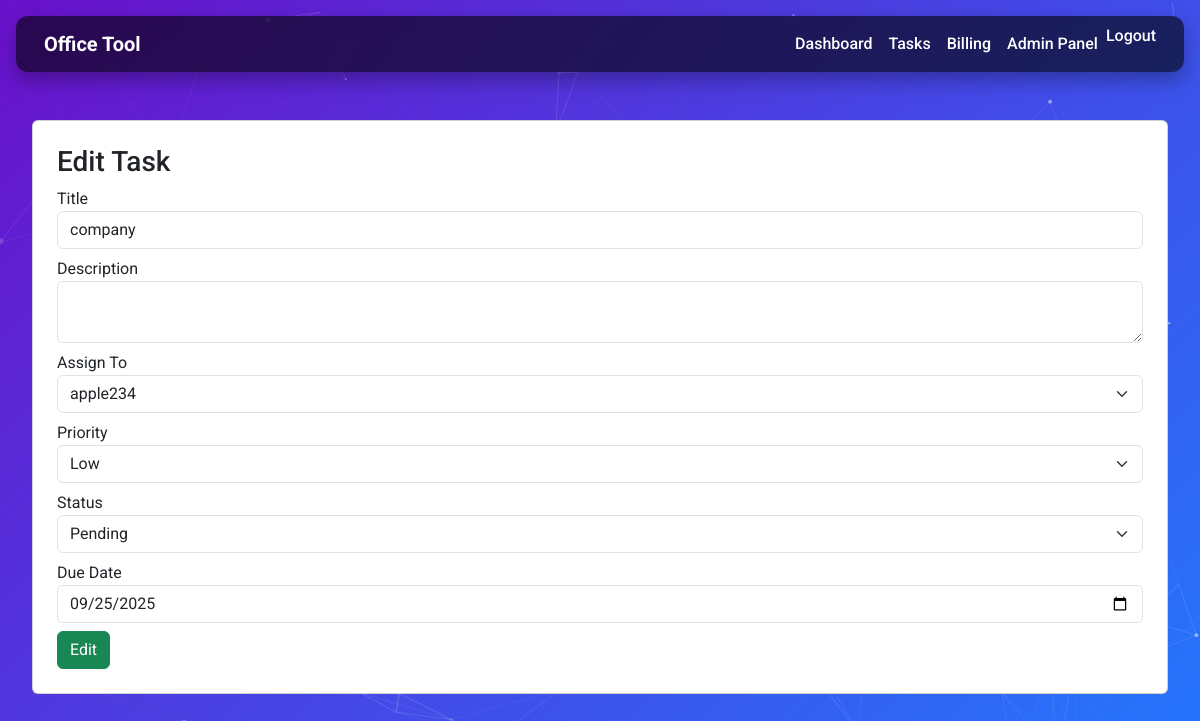
Page /tasks/edit/3 (signed in) on the committed database.
### models.py (models this page shows, shortened)
class Task(db.Model):
    id = db.Column(db.Integer, primary_key=True)
    title = db.Column(db.String(200), nullable=False)
    description = db.Column(db.Text)
    user_id = db.Column(db.Integer, db.ForeignKey("user.id"), nullable=False)  # creator
    assigned_to = db.Column(db.Integer, db.ForeignKey("user.id"), nullable=True)  # assignee
    status = db.Column(db.String(50), default="Pending")
    priority = db.Column(db.String(50), default="Medium")
    due_date = db.Column(db.Date, nullable=True, default=None)
    deletion_requested = db.Column(db.Boolean, default=False)
    assigned_user = db.relationship(
        "User",
        foreign_keys=[assigned_to],
        backref="tasks_assigned_to",
        overlaps="assigned_tasks,assignee,created_tasks,creator"
    )

### routes/tasks.py (the view, shortened to what this page needs)
@tasks_bp.route("/edit/<int:task_id>", methods=["GET","POST"])
@login_required
def edit_task(task_id):
    task = Task.query.get_or_404(task_id)
    form = TaskForm(obj=task)
    form.assigned_to.choices = [(u.id, u.username) for u in User.query.all()]
    form.assigned_to.data = task.user_id
    return render_template("task_form.html", form=form, action="Edit")

### forms/user_forms.py
class TaskForm(FlaskForm):
    title = StringField("Title", validators=[DataRequired()])
    description = TextAreaField("Description")
    assigned_to = SelectField("Assign To", coerce=int, validators=[DataRequired()])
    priority = SelectField(
        "Priority",
        choices=[("Low", "Low"), ("Medium", "Medium"), ("High", "High")],
        validators=[DataRequired()]
    )
    status = SelectField(
        "Status",
        choices=[("Pending", "Pending"), ("Completed", "Completed")],
        validators=[DataRequired()]
    )
    due_date = DateField(
        "Due Date",
        format="%Y-%m-%d",
        render_kw={"placeholder": "YYYY-MM-DD"}
    )
    submit = SubmitField("Submit")

class LogoutForm(FlaskForm):
    submit = SubmitField("Logout")

### app.py (called while the page is built)
@login_manager.user_loader
def load_user(user_id):
    return User.query.get(int(user_id))

@app.context_processor
def inject_forms():
    return dict(logout_form=LogoutForm())

@app.context_processor
def inject_now():
    return {'now': datetime.utcnow}

### templates/task_form.html (shortened to what this page needs)
{% extends "layout.html" %}
{% block content %}
<div class="card p-4">
    <h3>{{ action }} Task</h3>
    <form method="POST">
        <div class="mb-2">{{ form.title.label }} {{ form.title(class="form-control") }}</div>
        <div class="mb-2">{{ form.description.label }} {{ form.description(class="form-control") }}</div>
        <div class="mb-2">{{ form.assigned_to.label }} {{ form.assigned_to(class="form-select") }}</div>
        <div class="mb-2">{{ form.priority.label }} {{ form.priority(class="form-select") }}</div>
        <div class="mb-2">{{ form.status.label }} {{ form.status(class="form-select") }}</div>
        <div class="mb-2">{{ form.due_date.label }} {{ form.due_date(class="form-control") }}</div>
        <button class="btn btn-success">{{ action }}</button>
    </form>
</div>
{% endblock %}

### templates/layout.html (style rules this page uses)
body { font-family: 'Roboto', sans-serif; margin: 0; padding: 0; background: linear-gradient(135deg, #6a11cb, #2575fc); overflow-x: hidden; color: #fff; }

### rows in the picture
Task: title "company", assigned_to "apple234", priority "Low", status "Pending", due_date "09/25/2025"

### other values in the picture
{{ action }} "Edit"
